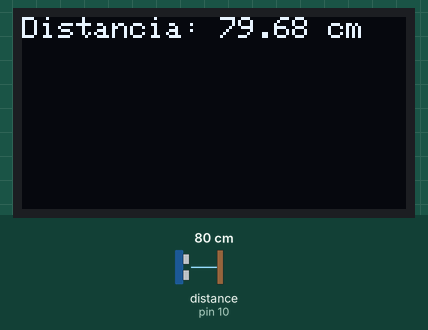
Recording of a sketch running on a simulated Arduino Uno, built with avr-gcc and run on an emulated ATmega328P. Parts: 128×64 one-colour display. Wiring (inferred from the names in the program): ultrasonic range finder: trigger pin 9; echo pin 10. Inputs (shaded band) come from the test bench; at power-on: distance to the obstacle (sensor on pin 10) 80 cm. The echo pulse lasts 58.3 µs per cm.

Above: at 1.8 s.
1.9 s: distance to the obstacle (sensor on pin 10) set to 2 cm
At 2.5 s:
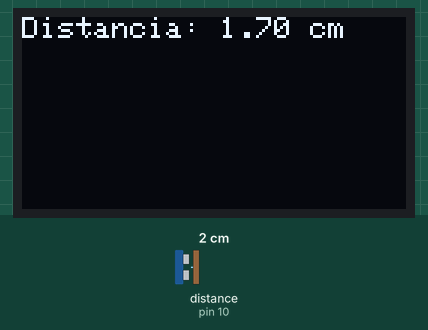
6.0 s: distance to the obstacle (sensor on pin 10) set to 4 cm
At 7.4 s:
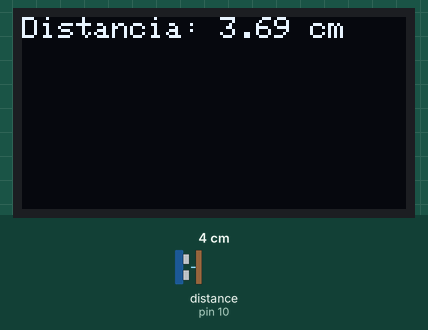
7.7 s: distance to the obstacle (sensor on pin 10) set to 18 cm
At 10.6 s:
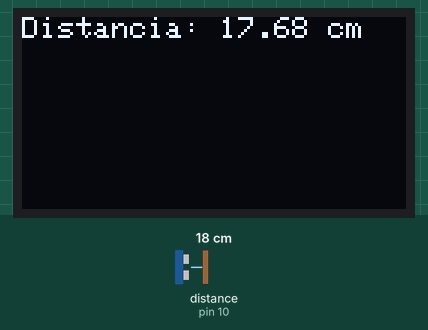
Timing chart, 0 to 12.1 s (numbered marks = the images above; inputs shaded):
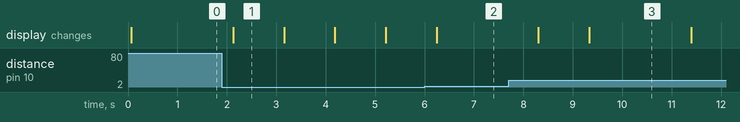

Measured:
- after the input at 1.9 s, the display: changes after 0.23 s (image 1)
- after the input at 6.0 s, the display: changes after 0.24 s (image 2)
- after the input at 7.7 s, the display: first changes after 0.60 s (image 3 shows a later state)
- what the display in image 1 shows lasts 1.1 s, from 2.1 s to 3.2 s

The sketch:

Ultrasonico_OLED.ino
```cpp
#include <Wire.h>
#include <Adafruit_GFX.h>
#include <Adafruit_SSD1306.h>

const int TRIG_PIN = 9;
const int ECHO_PIN = 10;
long tiempo;
float distancia;

#define SCREEN_WIDTH 128
#define SCREEN_HEIGHT 64
#define OLED_RESET -1
#define SCREEN_ADDRESS 0x3C

Adafruit_SSD1306 display(SCREEN_WIDTH, SCREEN_HEIGHT, &Wire, OLED_RESET);

void setup() {
  Serial.begin(9600);

  if (!display.begin(SSD1306_SWITCHCAPVCC, SCREEN_ADDRESS)) {
    Serial.println("Fallo al iniciar el OLED");
    for (;;)
      ;
  }
  display.clearDisplay();
  display.setTextSize(1);
  display.setTextColor(SSD1306_WHITE);

  pinMode(TRIG_PIN, OUTPUT);
  pinMode(ECHO_PIN, INPUT);
  digitalWrite(TRIG_PIN, LOW);
  delayMicroseconds(2);
}

void loop() {
  digitalWrite(TRIG_PIN, HIGH);
  delayMicroseconds(10);
  digitalWrite(TRIG_PIN, LOW);
  tiempo = pulseIn(ECHO_PIN, HIGH);
  distancia = (tiempo * 0.0343) / 2;

  display.clearDisplay();
  display.setCursor(0,0);
  display.print("Distancia: ");
  display.print(distancia);
  display.println(" cm");
  display.display();

  delay(1000);
}
```
